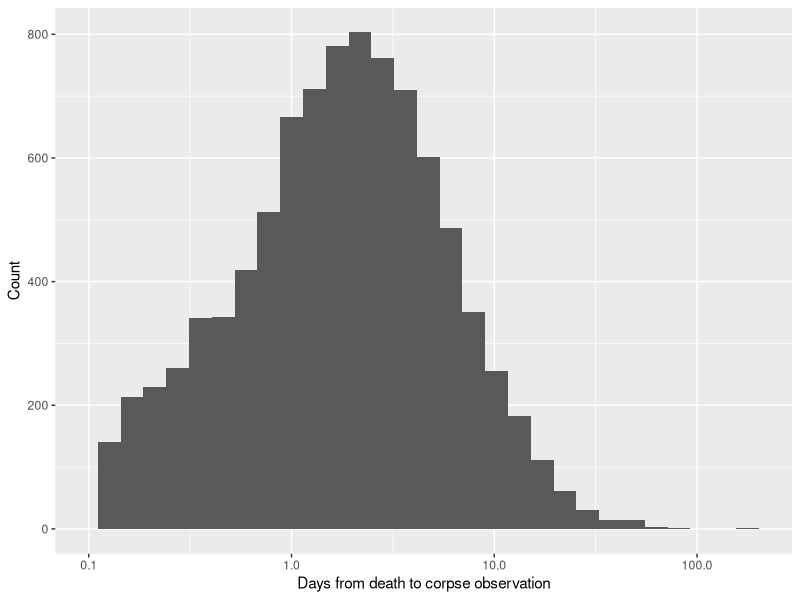

This figure's R source:
library(tidyverse)

nreplicates <- 10000
a <- rgamma(nreplicates, 2, 1)
b <- rgamma(nreplicates, 3, 3)
days <- map2_dbl(a, b, ~rgamma(1, .x, .y))
g <- qplot(days) +
  scale_x_log10(limits=c(0.1, NA)) +
  xlab("Days from death to corpse observation") +
  ylab("Count")
ggsave("outputs/observation_time_prior_predictive.pdf", g,
       width = 10, height = 6)